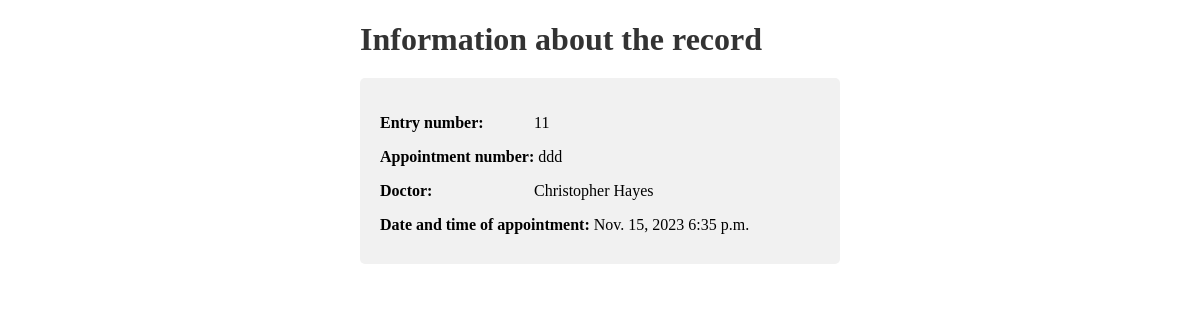
The page /appointment/detail/11/ on the database its author committed.
### doctors/models.py (models this page shows, shortened)
class Appointment(models.Model):
    id = models.AutoField(primary_key=True)
    patient = models.ForeignKey('patients.Patient', on_delete=models.CASCADE)
    doctor = models.ForeignKey(Doctor, on_delete=models.CASCADE)
    schedule = models.ForeignKey(Schedule, on_delete=models.CASCADE)
    appointment_date = models.DateField()
    appointment_time = models.TimeField()
    history = HistoricalRecords() # отслеживание истории изменения модели

class Doctor(models.Model):
    id = models.AutoField(primary_key=True)
    name = models.CharField(max_length=255)
    specialization = models.ForeignKey(Specialization, on_delete=models.CASCADE)
    working_date = models.DateField()
    contact_number = models.CharField(max_length=20)
    history = HistoricalRecords() # отслеживание истории изменения модели

### patients/models.py (models this page shows, shortened)
class Patient(models.Model):
    id = models.AutoField(primary_key=True)
    full_name = models.CharField(max_length=255)
    birth_date = models.DateField()
    gender = models.CharField(max_length=10)
    contact_number = models.CharField(max_length=15)
    address = models.TextField()
    email = models.EmailField(default='почта не указана')

### doctors/views.py (the view)
# urls.py: path('appointment/detail/<int:appointment_id>/', appointment_detail, name='appointment_detail'),
def appointment_detail(request, appointment_id):
    appointment = get_object_or_404(Appointment, id = appointment_id)
    context = {
        'appointment': appointment
    }
    return render(request, 'appointment_detail.html', context)

### doctors/templates/appointment_detail.html (shortened to what this page needs)
<!DOCTYPE html>
<html>
<head>
</head>
<body>
    <h1 class="header">Information about the record</h1>
    <div class="app-info">
        <p class="info-item"><span class="title">Entry number:</span> {{ appointment.id }}</p>
        <p class="info-item"><span class="title">Appointment number:</span> {{ appointment.patient.full_name }}</p>
        <p class="info-item"><span class="title">Doctor:</span> {{ appointment.doctor.name }}</p>
        <p class="info-item"><span class="title">Date and time of appointment:</span> {{ appointment.appointment_date }} {{ appointment.appointment_time }}</p>
    </div>
</body>
</html>

### doctors/templates/appointment_detail.html (style rules this page uses)
body { width:40%; margin: 0 auto; }
.app-info { padding: 20px; background-color: #f1f1f1; margin-bottom: 15px; border-radius: 5px; }
.header { color: #333333; margin-bottom: 20px; }
.info-item { margin-bottom: 10px; }
.title { font-weight: bold; display: inline-block; min-width: 150px; }

### rows shown on the page
Appointment: id "11", patient.full_name "ddd", doctor.name "Christopher Hayes", appointment_date "Nov. 15, 2023", appointment_time "6:35 p.m."
